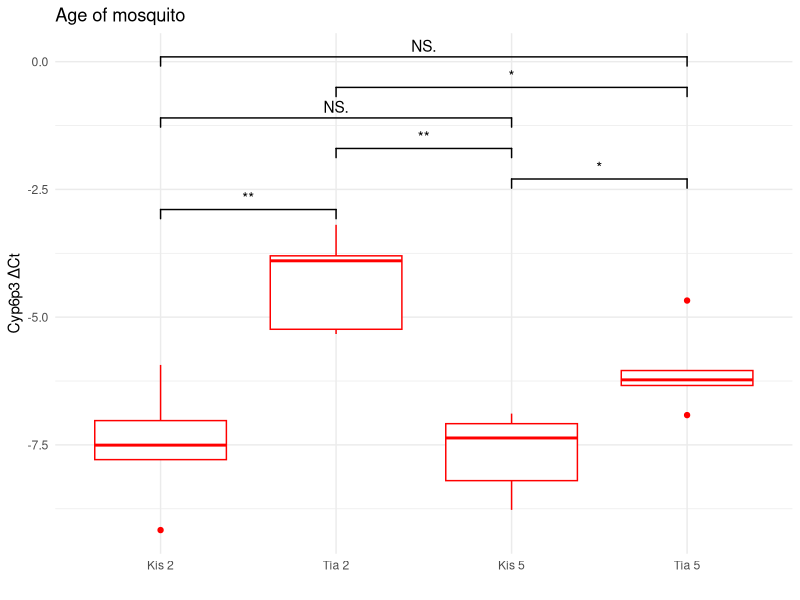
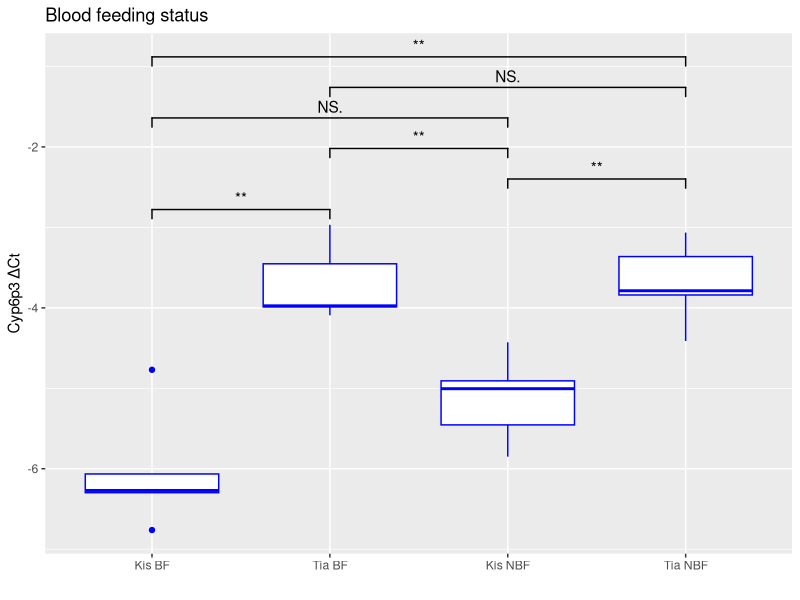
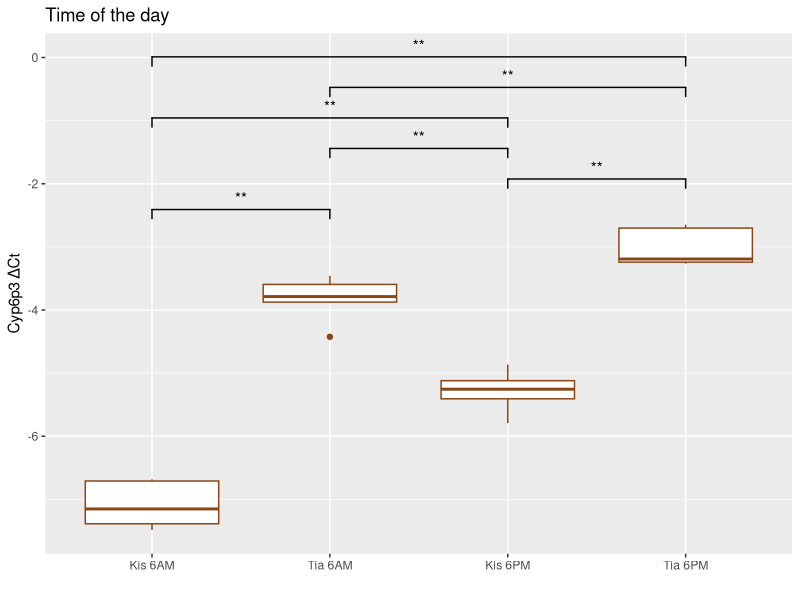
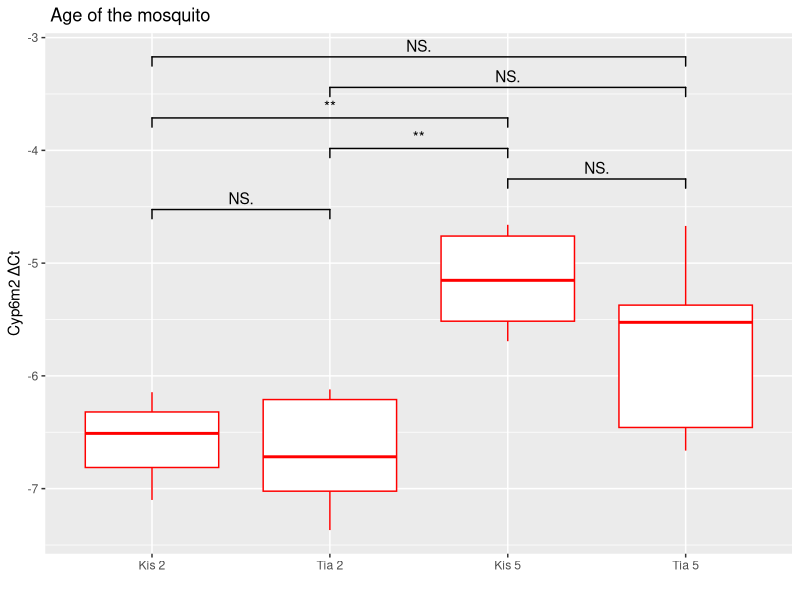
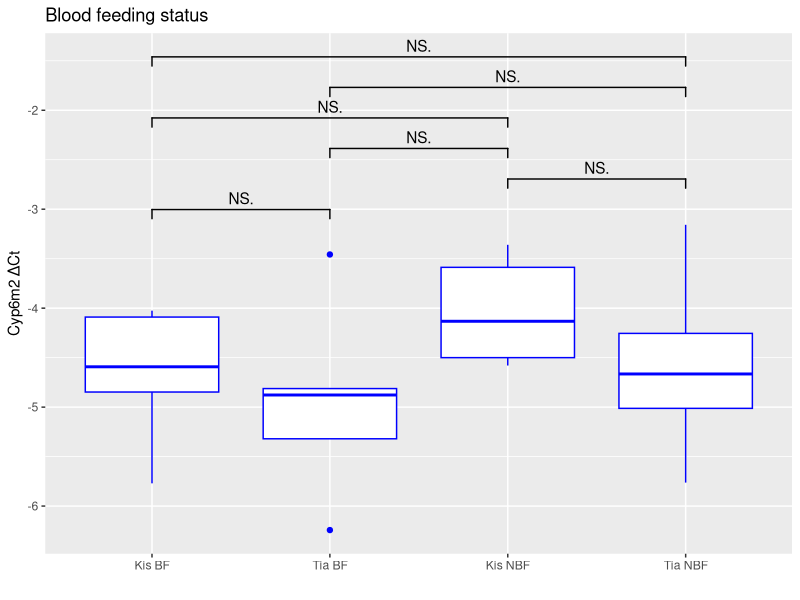
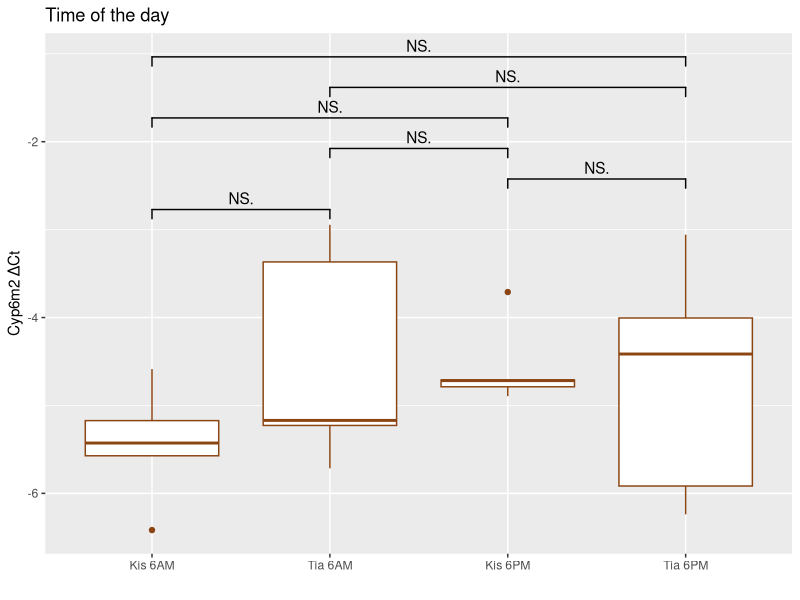
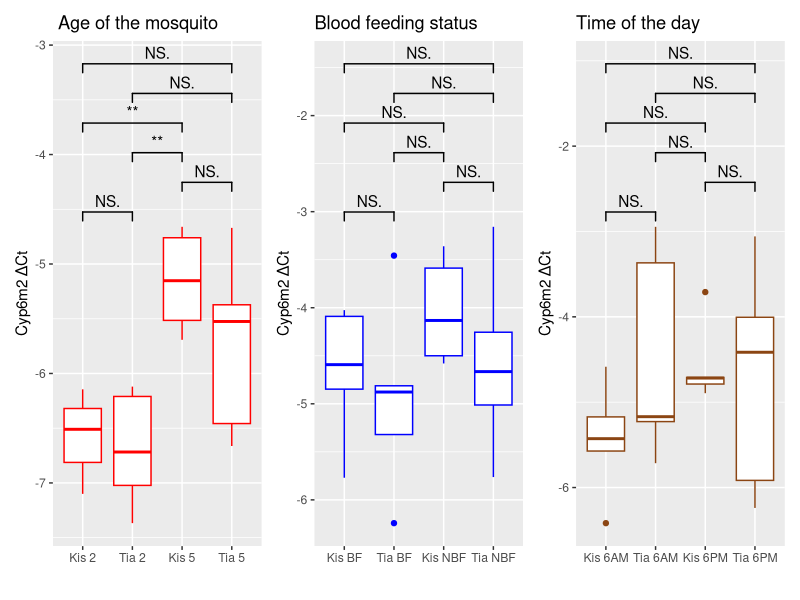
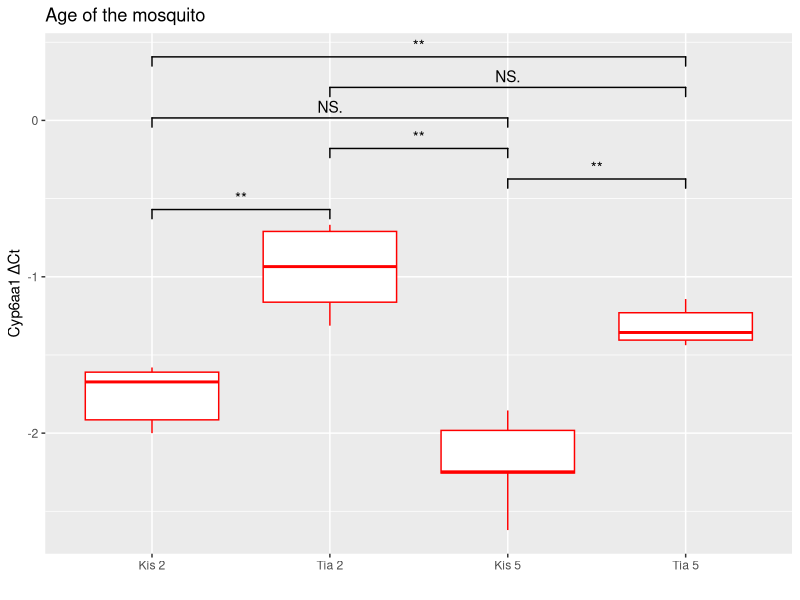

These charts were generated, in order, by the following R code:

# Gene_expression_analysis_box plots for Cyp6p3, Cyp6m2 and Cyp6aa1
# 28/07/2024
# box plots



#pacman::p_load(rio,here,tidyverse,patchwork)


#load packages
library(readxl)
library(ggplot2)
library(ggsignif)
library(patchwork)

#working directory
setwd("C:/Users/justi/OneDrive/Desktop/Re_ Research project results")

library(readxl)
age_mosq <- read_excel("gene_expression_data.xlsx",
                                   sheet = "Age of the mosquito condition")
View(gene_expression_data)

age_mosq<- read_excel("gene_expression_data.xlsx",
                      sheet = "Age of the mosquito condition")


blood_feeding <- read_excel("gene_expression_data.xlsx",
                            sheet = "Blood feeding status condition")

time_conditon <- read_excel("gene_expression_data.xlsx",
                            sheet = "Time of the day condition")


# create box plot for Cyp6p3--------------------------------------------------


age_mosq$Sample_Time <- paste(age_mosq$`Sample Name`, age_mosq$`Time of the day`, sep = " ")
# Ensure the order of levels for Sample_Time is set as desired
age_mosq$Sample_Time <- factor(age_mosq$Sample_Time, levels = c("Kisumu 2 Days", "Tiassale 2 Days", "Kisumu 5 Days", "Tiassale 5 Days"),
                               labels = c("Kis 2", "Tia 2", "Kis 5", "Tia 5"))


# Plot for age_mosq dataset with multiple comparisons
age_cyp6p3 <- ggplot(data = age_mosq,
                     aes(x = Sample_Time, y = Cyp6p3)) +
  geom_boxplot(color = "red") +
  labs(x = "", y = 'Cyp6p3 ΔCt', title = "Age of mosquito") +
  geom_signif(comparisons = list(
    c("Kis 2", "Tia 2"),
    c("Kis 5", "Tia 5"),
    c("Tia 2", "Kis 5"),
    c("Kis 2", "Kis 5"),
    c("Tia 2", "Tia 5"),
    c("Kis 2", "Tia 5")),
    map_signif_level = TRUE, step_increase = 0.1) +  scale_fill_manual(values = c("Kis 2" = "lightblue", "Kis 5" = "lightblue",
                                                                                  "Tia 2" = "darkblue", "Tia 5" = "darkblue")) +
  theme_minimal()

ggsave(filename = "age_cyp6p3.png", plot = age_cyp6p3, device = "png", dpi = 300, width = 10, height = 7)

# Print the plot
print(age_cyp6p3)



#blood feeding status v gene expression


blood_feeding$Sample_Blood <- paste(blood_feeding$`Sample Name`, blood_feeding$`Blood-feeding status`, sep = " ")
# Ensure the order of levels for Sample_Blood is set as desired
blood_feeding$Sample_Blood <- factor(blood_feeding$Sample_Blood, levels = c("Kisumu Blood-fed", "Tiassale Blood-fed", "Kisumu Non-blood-fed", "Tiassale Non-blood-fed"),
                                     labels = c("Kis BF", "Tia BF", "Kis NBF", "Tia NBF"))

# Plot for blood_feeding dataset with multiple comparisons
blood_cyp6p3 <- ggplot(data = blood_feeding,
                     aes(x = Sample_Blood, y = Cyp6p3)) +
  geom_boxplot(color = "blue") +
  labs(x = "", y = 'Cyp6p3 ΔCt', title = "Blood feeding status") +
  geom_signif(comparisons = list(
    c("Kis BF", "Tia BF"),
    c("Kis NBF", "Tia NBF"),
    c("Tia BF", "Kis NBF"),
    c("Kis BF", "Kis NBF"),
    c("Tia BF", "Tia NBF"),
    c("Kis BF", "Tia NBF")),
    map_signif_level = TRUE, step_increase = 0.1)

# Print the plot
print(blood_cyp6p3)


time_conditon$Sample_Time <- paste(time_conditon$`Sample Name`, time_conditon$`Time of the day`, sep = " ")
# Ensure the order of levels for Sample_Time is set as desired
time_conditon$Sample_Time <- factor(time_conditon$Sample_Time, levels = c("Kisumu 6AM", "Tiassale 6AM", "Kisumu 6PM", "Tiassale 6PM"),
                                    labels = c("Kis 6AM", "Tia 6AM", "Kis 6PM", "Tia 6PM"))


# Plot for time_conditon dataset with multiple comparisons
time_cyp6p3 <- ggplot(data = time_conditon,
                       aes(x = Sample_Time, y = Cyp6p3)) +
  geom_boxplot(color = "chocolate4") +
  labs(x = "", y = 'Cyp6p3 ΔCt', title = "Time of the day") +
  geom_signif(comparisons = list(
    c("Kis 6AM", "Tia 6AM"),
    c("Kis 6PM", "Tia 6PM"),
    c("Tia 6AM", "Kis 6PM"),
    c("Kis 6AM", "Kis 6PM"),
    c("Tia 6AM", "Tia 6PM"),
    c("Kis 6AM", "Tia 6PM")),
    map_signif_level = TRUE, step_increase = 0.1)

# Print the plot
print(time_cyp6p3)


combined_cyp6p3 <- age_cyp6p3 + blood_cyp6p3 + time_cyp6p3


# the mosquito v gene expression Cyp6m2 boxplots-----------------------------------------------------


age_mosq$Sample_Time <- paste(age_mosq$`Sample Name`, age_mosq$`Time of the day`, sep = " ")
# Ensure the order of levels for Sample_Time is set as desired
age_mosq$Sample_Time <- factor(age_mosq$Sample_Time, levels = c("Kisumu 2 Days", "Tiassale 2 Days", "Kisumu 5 Days", "Tiassale 5 Days"),
                               labels = c("Kis 2", "Tia 2", "Kis 5", "Tia 5"))



# Plot for age_mosq dataset with multiple comparisons
age_cyp6m2 <- ggplot(data = age_mosq,
                     aes(x = Sample_Time, y = Cyp6m2)) +
  geom_boxplot(color = "red") +
  labs(x = "", y = 'Cyp6m2 ΔCt', title = " Age of the mosquito") +
  geom_signif(comparisons = list(
    c("Kis 2", "Tia 2"),
    c("Kis 5", "Tia 5"),
    c("Tia 2", "Kis 5"),
    c("Kis 2", "Kis 5"),
    c("Tia 2", "Tia 5"),
    c("Kis 2", "Tia 5")),
    map_signif_level = TRUE, step_increase = 0.1)

# Print the plot
print(age_cyp6m2)


#Blood feeding status v gene expression Cyp6m2


blood_feeding$Sample_Blood <- paste(blood_feeding$`Sample Name`, blood_feeding$`Blood-feeding status`, sep = " ")
# Ensure the order of levels for Sample_Blood is set as desired
blood_feeding$Sample_Blood <- factor(blood_feeding$Sample_Blood, levels = c("Kisumu Blood-fed", "Tiassale Blood-fed", "Kisumu Non-blood-fed", "Tiassale Non-blood-fed"),
                                     labels = c("Kis BF", "Tia BF", "Kis NBF", "Tia NBF"))

# Plot for blood_feeding dataset with multiple comparisons
blood_cyp6m2 <- ggplot(data = blood_feeding,
                       aes(x = Sample_Blood, y = Cyp6m2)) +
  geom_boxplot(color = "blue") +
  labs(x = "", y = 'Cyp6m2 ΔCt', title = "Blood feeding status") +
  geom_signif(comparisons = list(
    c("Kis BF", "Tia BF"),
    c("Kis NBF", "Tia NBF"),
    c("Tia BF", "Kis NBF"),
    c("Kis BF", "Kis NBF"),
    c("Tia BF", "Tia NBF"),
    c("Kis BF", "Tia NBF")),
    map_signif_level = TRUE, step_increase = 0.1)

# Print the plot
print(blood_cyp6m2)





#Time of the day v gene expression Cyp6m2


time_conditon$Sample_Time <- paste(time_conditon$`Sample Name`, time_conditon$`Time of the day`, sep = " ")
# Ensure the order of levels for Sample_Time is set as desired
time_conditon$Sample_Time <- factor(time_conditon$Sample_Time, levels = c("Kisumu 6AM", "Tiassale 6AM", "Kisumu 6PM", "Tiassale 6PM"),
                                    labels = c("Kis 6AM", "Tia 6AM", "Kis 6PM", "Tia 6PM"))


# Plot for time_conditon dataset with multiple comparisons
time_cyp6m2 <- ggplot(data = time_conditon,
                      aes(x = Sample_Time, y = Cyp6m2)) +
  geom_boxplot(color = "chocolate4") +
  labs(x = "", y = 'Cyp6m2 ΔCt', title = "Time of the day") +
  geom_signif(comparisons = list(
    c("Kis 6AM", "Tia 6AM"),
    c("Kis 6PM", "Tia 6PM"),
    c("Tia 6AM", "Kis 6PM"),
    c("Kis 6AM", "Kis 6PM"),
    c("Tia 6AM", "Tia 6PM"),
    c("Kis 6AM", "Tia 6PM")),
    map_signif_level = TRUE, step_increase = 0.1)

# Print the plot
print(time_cyp6m2)




combined_cyp6m2 <- age_cyp6m2 + blood_cyp6m2 + time_cyp6m2
print(combined_cyp6m2)

# the mosquito v gene expression Cyp6aa1--------------------------------------------------------


age_mosq$Sample_Time <- paste(age_mosq$`Sample Name`, age_mosq$`Time of the day`, sep = " ")
# Ensure the order of levels for Sample_Time is set as desired
age_mosq$Sample_Time <- factor(age_mosq$Sample_Time, levels = c("Kisumu 2 Days", "Tiassale 2 Days", "Kisumu 5 Days", "Tiassale 5 Days"),
                               labels = c("Kis 2", "Tia 2", "Kis 5", "Tia 5"))

# Plot for age_mosq dataset with multiple comparisons
age_cyp6aa1 <- ggplot(data = age_mosq,
                     aes(x = Sample_Time, y = Cyp6aa1)) +
  geom_boxplot(color = "red") +
  labs(x = "", y = 'Cyp6aa1 ΔCt', title = "Age of the mosquito") +
  geom_signif(comparisons = list(
    c("Kis 2", "Tia 2"),
    c("Kis 5", "Tia 5"),
    c("Tia 2", "Kis 5"),
    c("Kis 2", "Kis 5"),
    c("Tia 2", "Tia 5"),
    c("Kis 2", "Tia 5")),
    map_signif_level = TRUE, step_increase = 0.1)

# Print the plot
print(age_cyp6aa1)



# the mosquito v gene expression Cyp6aa1


blood_feeding$Sample_Blood <- paste(blood_feeding$`Sample Name`, blood_feeding$`Blood-feeding status`, sep = " ")
# Ensure the order of levels for Sample_Blood is set as desired
blood_feeding$Sample_Blood <- factor(blood_feeding$Sample_Blood, levels = c("Kisumu Blood-fed", "Tiassale Blood-fed", "Kisumu Non-blood-fed", "Tiassale Non-blood-fed"),
                                     labels = c("Kis BF", "Tia BF", "Kis NBF", "Tia NBF"))

# Plot for blood_feeding dataset with multiple comparisons
blood_cyp6aa1 <- ggplot(data = blood_feeding,
                       aes(x = Sample_Blood, y = Cyp6aa1)) +
  geom_boxplot(color = "blue") +
  labs(x = "", y = 'Cyp6aa1 ΔCt', title = "Blood feeding status") +
  geom_signif(comparisons = list(
    c("Kis BF", "Tia BF"),
    c("Kis NBF", "Tia NBF"),
    c("Tia BF", "Kis NBF"),
    c("Kis BF", "Kis NBF"),
    c("Tia BF", "Tia NBF"),
    c("Kis BF", "Tia NBF")),
    map_signif_level = TRUE, step_increase = 0.1)

# Print the plot
print(blood_cyp6aa1)



#Time of the day v gene expression Cyp6aa1


time_conditon$Sample_Time <- paste(time_conditon$`Sample Name`, time_conditon$`Time of the day`, sep = " ")
# Ensure the order of levels for Sample_Time is set as desired
time_conditon$Sample_Time <- factor(time_conditon$Sample_Time, levels = c("Kisumu 6AM", "Tiassale 6AM", "Kisumu 6PM", "Tiassale 6PM"),
                                    labels = c("Kis 6AM", "Tia 6AM", "Kis 6PM", "Tia 6PM"))

# Plot for time_conditon dataset with multiple comparisons
time_cyp6aa1 <- ggplot(data = time_conditon,
                      aes(x = Sample_Time, y = Cyp6aa1)) +
  geom_boxplot(color = "chocolate4") +
  labs(x = "", y = 'Cyp6aa1 ΔCt', title = "Time of the day") +
  geom_signif(comparisons = list(
    c("Kis 6AM", "Tia 6AM"),
    c("Kis 6PM", "Tia 6PM"),
    c("Tia 6AM", "Kis 6PM"),
    c("Kis 6AM", "Kis 6PM"),
    c("Tia 6AM", "Tia 6PM"),
    c("Kis 6AM", "Tia 6PM")),
    map_signif_level = TRUE, step_increase = 0.1)

# Print the plot
print(time_cyp6aa1)


combined_cyp6aa1 <- age_cyp6aa1 + blood_cyp6aa1 + time_cyp6aa1

# final combined plots

combined_cyp6p3/combined_cyp6m2/combined_cyp6aa1






